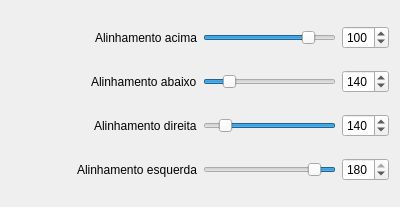
<?xml version="1.0" encoding="UTF-8"?>
<ui version="4.0">
 <class>Calibracao</class>
 <widget class="QDialog" name="Calibracao">
  <property name="geometry">
   <rect>
    <x>0</x>
    <y>0</y>
    <width>400</width>
    <height>207</height>
   </rect>
  </property>
  <property name="windowTitle">
   <string>Dialog</string>
  </property>
  <layout class="QGridLayout" name="gridLayout">
   <item row="0" column="0">
    <layout class="QHBoxLayout" name="horizontalLayout_6">
     <item>
      <layout class="QHBoxLayout" name="horizontalLayout_5">
       <item>
        <spacer name="horizontalSpacer">
         <property name="orientation">
          <enum>Qt::Horizontal</enum>
         </property>
         <property name="sizeHint" stdset="0">
          <size>
           <width>40</width>
           <height>20</height>
          </size>
         </property>
        </spacer>
       </item>
       <item>
        <widget class="QLabel" name="label">
         <property name="text">
          <string>Alinhamento acima</string>
         </property>
        </widget>
       </item>
      </layout>
     </item>
     <item>
      <layout class="QHBoxLayout" name="horizontalLayout">
       <item>
        <widget class="QSlider" name="cimaSlider">
         <property name="maximum">
          <number>120</number>
         </property>
         <property name="value">
          <number>100</number>
         </property>
         <property name="orientation">
          <enum>Qt::Horizontal</enum>
         </property>
        </widget>
       </item>
       <item>
        <widget class="QSpinBox" name="cimaSpin">
         <property name="maximum">
          <number>120</number>
         </property>
         <property name="value">
          <number>100</number>
         </property>
        </widget>
       </item>
      </layout>
     </item>
    </layout>
   </item>
   <item row="1" column="0">
    <layout class="QHBoxLayout" name="horizontalLayout_10">
     <item>
      <layout class="QHBoxLayout" name="horizontalLayout_7">
       <item>
        <spacer name="horizontalSpacer_2">
         <property name="orientation">
          <enum>Qt::Horizontal</enum>
         </property>
         <property name="sizeHint" stdset="0">
          <size>
           <width>40</width>
           <height>20</height>
          </size>
         </property>
        </spacer>
       </item>
       <item>
        <widget class="QLabel" name="label_2">
         <property name="text">
          <string>Alinhamento abaixo</string>
         </property>
        </widget>
       </item>
      </layout>
     </item>
     <item>
      <layout class="QHBoxLayout" name="horizontalLayout_2">
       <item>
        <widget class="QSlider" name="baixoSlider">
         <property name="minimum">
          <number>121</number>
         </property>
         <property name="maximum">
          <number>240</number>
         </property>
         <property name="value">
          <number>140</number>
         </property>
         <property name="orientation">
          <enum>Qt::Horizontal</enum>
         </property>
        </widget>
       </item>
       <item>
        <widget class="QSpinBox" name="baixoSpin">
         <property name="minimum">
          <number>121</number>
         </property>
         <property name="maximum">
          <number>204</number>
         </property>
         <property name="value">
          <number>140</number>
         </property>
        </widget>
       </item>
      </layout>
     </item>
    </layout>
   </item>
   <item row="2" column="0">
    <layout class="QHBoxLayout" name="horizontalLayout_11">
     <item>
      <layout class="QHBoxLayout" name="horizontalLayout_8">
       <item>
        <spacer name="horizontalSpacer_3">
         <property name="orientation">
          <enum>Qt::Horizontal</enum>
         </property>
         <property name="sizeHint" stdset="0">
          <size>
           <width>40</width>
           <height>20</height>
          </size>
         </property>
        </spacer>
       </item>
       <item>
        <widget class="QLabel" name="label_3">
         <property name="text">
          <string>Alinhamento direita</string>
         </property>
        </widget>
       </item>
      </layout>
     </item>
     <item>
      <layout class="QHBoxLayout" name="horizontalLayout_3">
       <item>
        <widget class="QSlider" name="direitaSlider">
         <property name="maximum">
          <number>160</number>
         </property>
         <property name="value">
          <number>140</number>
         </property>
         <property name="orientation">
          <enum>Qt::Horizontal</enum>
         </property>
         <property name="invertedAppearance">
          <bool>true</bool>
         </property>
         <property name="invertedControls">
          <bool>false</bool>
         </property>
        </widget>
       </item>
       <item>
        <widget class="QSpinBox" name="direitaSpin">
         <property name="maximum">
          <number>160</number>
         </property>
         <property name="value">
          <number>140</number>
         </property>
        </widget>
       </item>
      </layout>
     </item>
    </layout>
   </item>
   <item row="3" column="0">
    <layout class="QHBoxLayout" name="horizontalLayout_12">
     <item>
      <layout class="QHBoxLayout" name="horizontalLayout_9">
       <item>
        <spacer name="horizontalSpacer_4">
         <property name="orientation">
          <enum>Qt::Horizontal</enum>
         </property>
         <property name="sizeHint" stdset="0">
          <size>
           <width>40</width>
           <height>20</height>
          </size>
         </property>
        </spacer>
       </item>
       <item>
        <widget class="QLabel" name="label_4">
         <property name="text">
          <string>Alinhamento esquerda</string>
         </property>
        </widget>
       </item>
      </layout>
     </item>
     <item>
      <layout class="QHBoxLayout" name="horizontalLayout_4">
       <item>
        <widget class="QSlider" name="esquerdaSlider">
         <property name="minimum">
          <number>161</number>
         </property>
         <property name="maximum">
          <number>320</number>
         </property>
         <property name="value">
          <number>180</number>
         </property>
         <property name="orientation">
          <enum>Qt::Horizontal</enum>
         </property>
         <property name="invertedAppearance">
          <bool>true</bool>
         </property>
        </widget>
       </item>
       <item>
        <widget class="QSpinBox" name="esquerdaSpin">
         <property name="minimum">
          <number>161</number>
         </property>
         <property name="maximum">
          <number>180</number>
         </property>
         <property name="value">
          <number>180</number>
         </property>
        </widget>
       </item>
      </layout>
     </item>
    </layout>
   </item>
  </layout>
 </widget>
 <resources/>
 <connections>
  <connection>
   <sender>cimaSlider</sender>
   <signal>valueChanged(int)</signal>
   <receiver>cimaSpin</receiver>
   <slot>setValue(int)</slot>
   <hints>
    <hint type="sourcelabel">
     <x>159</x>
     <y>101</y>
    </hint>
    <hint type="destinationlabel">
     <x>295</x>
     <y>101</y>
    </hint>
   </hints>
  </connection>
  <connection>
   <sender>cimaSpin</sender>
   <signal>valueChanged(int)</signal>
   <receiver>cimaSlider</receiver>
   <slot>setValue(int)</slot>
   <hints>
    <hint type="sourcelabel">
     <x>295</x>
     <y>101</y>
    </hint>
    <hint type="destinationlabel">
     <x>159</x>
     <y>101</y>
    </hint>
   </hints>
  </connection>
  <connection>
   <sender>baixoSlider</sender>
   <signal>valueChanged(int)</signal>
   <receiver>baixoSpin</receiver>
   <slot>setValue(int)</slot>
   <hints>
    <hint type="sourcelabel">
     <x>159</x>
     <y>101</y>
    </hint>
    <hint type="destinationlabel">
     <x>295</x>
     <y>101</y>
    </hint>
   </hints>
  </connection>
  <connection>
   <sender>baixoSpin</sender>
   <signal>valueChanged(int)</signal>
   <receiver>baixoSlider</receiver>
   <slot>setValue(int)</slot>
   <hints>
    <hint type="sourcelabel">
     <x>295</x>
     <y>101</y>
    </hint>
    <hint type="destinationlabel">
     <x>159</x>
     <y>101</y>
    </hint>
   </hints>
  </connection>
  <connection>
   <sender>direitaSlider</sender>
   <signal>valueChanged(int)</signal>
   <receiver>direitaSpin</receiver>
   <slot>setValue(int)</slot>
   <hints>
    <hint type="sourcelabel">
     <x>159</x>
     <y>101</y>
    </hint>
    <hint type="destinationlabel">
     <x>295</x>
     <y>101</y>
    </hint>
   </hints>
  </connection>
  <connection>
   <sender>direitaSpin</sender>
   <signal>valueChanged(int)</signal>
   <receiver>direitaSlider</receiver>
   <slot>setValue(int)</slot>
   <hints>
    <hint type="sourcelabel">
     <x>295</x>
     <y>101</y>
    </hint>
    <hint type="destinationlabel">
     <x>159</x>
     <y>101</y>
    </hint>
   </hints>
  </connection>
  <connection>
   <sender>esquerdaSlider</sender>
   <signal>valueChanged(int)</signal>
   <receiver>esquerdaSpin</receiver>
   <slot>setValue(int)</slot>
   <hints>
    <hint type="sourcelabel">
     <x>159</x>
     <y>101</y>
    </hint>
    <hint type="destinationlabel">
     <x>295</x>
     <y>101</y>
    </hint>
   </hints>
  </connection>
  <connection>
   <sender>esquerdaSpin</sender>
   <signal>valueChanged(int)</signal>
   <receiver>esquerdaSlider</receiver>
   <slot>setValue(int)</slot>
   <hints>
    <hint type="sourcelabel">
     <x>295</x>
     <y>101</y>
    </hint>
    <hint type="destinationlabel">
     <x>159</x>
     <y>101</y>
    </hint>
   </hints>
  </connection>
 </connections>
</ui>
